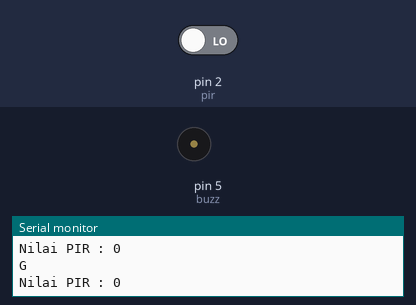
This sketch was run on a simulated Arduino Uno, built with avr-gcc and run on an emulated ATmega328P. On the bench: buzzer (waves = sounding), the last lines printed to the serial monitor. The test bench sets the inputs (shaded band); at power-on: pin 2 (pir) LOW.

Above: at 1.2 s.
1.3 s: pin 2 (pir) driven HIGH
At 2.1 s:
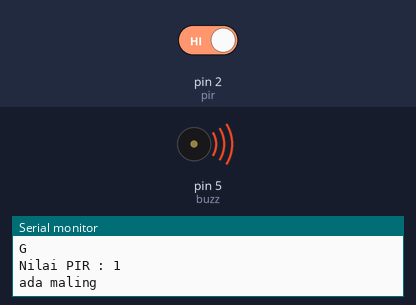
Timing chart, 0 to 4.3 s (numbered marks = the images above; inputs shaded):
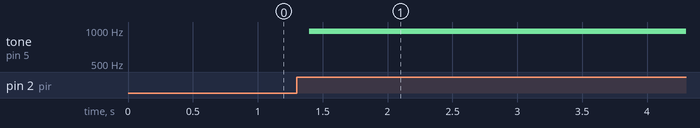

The sketch:

1._Sensor_PIR.ino
```cpp
int pir = 2;
int buzz = 5;


void setup() {
  // put your setup code here, to run once:
pinMode(2,INPUT);
pinMode(5, OUTPUT);
Serial.begin(9600);

}

void loop() {
  // put your main code here, to run repeatedly:
  int vpir = digitalRead(pir);

  Serial.print("Nilai PIR : ");
  Serial.print(vpir);
  Serial.println();

  if(vpir == 1){
    Serial.println("ada maling");
    /*for(int i = 500; i>20; i-=50){
    digitalWrite(buzz, HIGH);
    delay(i);
    digitalWrite(buzz, LOW);
    delay(i);
    */
    for (int i = 255; i >=0; i--){
      analogWrite(buzz, i);
      delay(50);
    }
  }else {
    Serial.println("G");
    digitalWrite(buzz, LOW);
  }
}
```

Measured:
- after the input at 1.3 s, tone on pin 5 (buzz): silent → 977 Hz after 0.10 s
